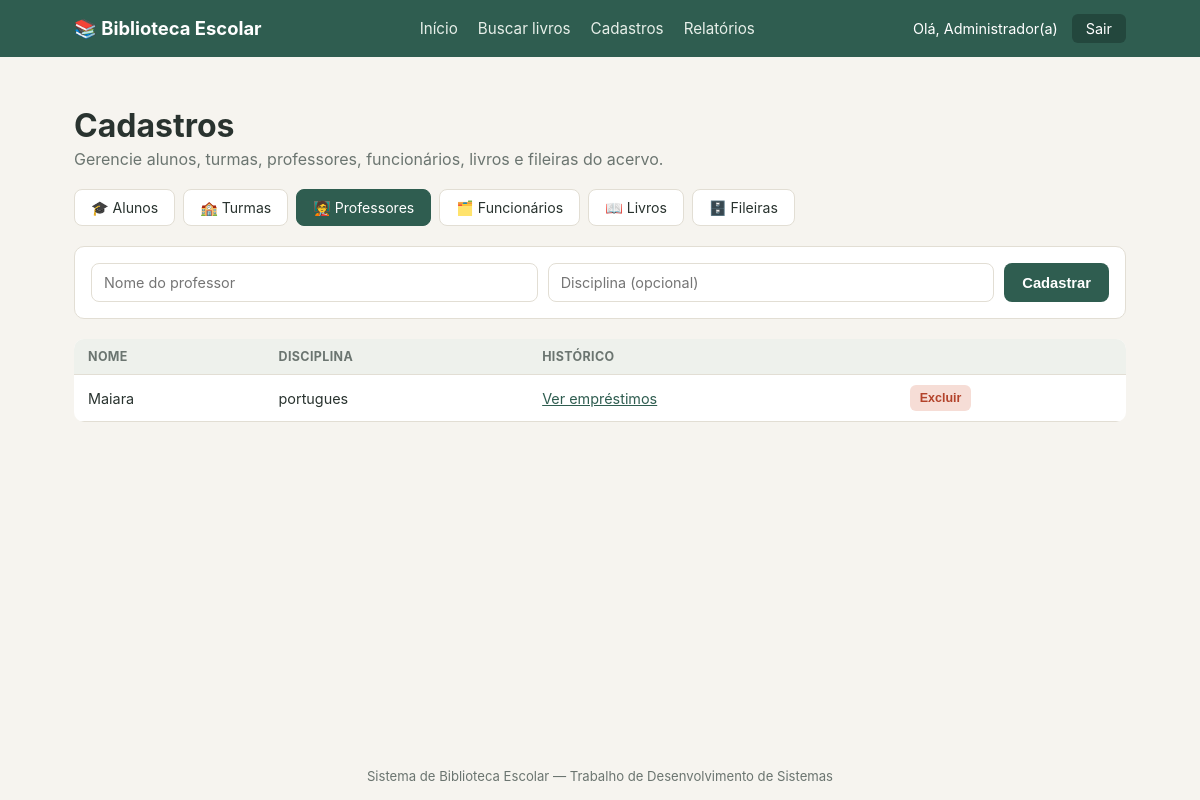
Screenshot of /cadastro?aba=professor (signed in) with the database file from the repository.
### app.py (models this page shows, shortened)
class Funcionario(db.Model):
    __tablename__ = 'funcionario'
    id = db.Column(db.Integer, primary_key=True)
    nome = db.Column(db.String(120), nullable=False)
    cargo = db.Column(db.String(80), nullable=False, default='Bibliotecário(a)')
    usuario = db.Column(db.String(60), unique=True, nullable=False)
    senha_hash = db.Column(db.String(255), nullable=False)

class Professor(db.Model):
    __tablename__ = 'professor'
    id = db.Column(db.Integer, primary_key=True)
    nome = db.Column(db.String(120), nullable=False)
    disciplina = db.Column(db.String(80))

### app.py (the view)
@app.route('/cadastro')
@login_obrigatorio
def cadastro():
    aba = request.args.get('aba', 'aluno')
    alunos = Aluno.query.order_by(Aluno.nome).all()
    professores = Professor.query.order_by(Professor.nome).all()
    funcionarios = Funcionario.query.order_by(Funcionario.nome).all()
    livros = Livro.query.order_by(Livro.titulo).all()
    turmas = Turma.query.order_by(Turma.nome).all()
    fileiras = Fileira.query.order_by(Fileira.codigo).all()
    return render_template(
        'cadastro.html',
        aba=aba,
        alunos=alunos,
        professores=professores,
        funcionarios=funcionarios,
        livros=livros,
        categorias=CATEGORIAS_LIVRO,
        turmas=turmas,
        fileiras=fileiras
    )

### app.py (called while the page is built)
def login_obrigatorio(f):
    @wraps(f)
    def decorada(*args, **kwargs):
        if 'funcionario_id' not in session:
            flash('Faça login para acessar o sistema.', 'aviso')
            return redirect(url_for('login'))
        return f(*args, **kwargs)
    return decorada

@app.context_processor
def injetar_usuario():
    nome = session.get('funcionario_nome')
    return dict(usuario_logado=nome)

### templates/cadastro.html (shortened to what this page needs)
{% extends 'base.html' %}
{% block conteudo %}
<h1>Cadastros</h1>
<p class="subtitulo">Gerencie alunos, turmas, professores, funcionários, livros e fileiras do acervo.</p>
<div class="abas">
    <a href="{{ url_for('cadastro', aba='aluno') }}" class="aba {{ 'aba-ativa' if aba == 'aluno' }}">🎓 Alunos</a>
    <a href="{{ url_for('cadastro', aba='turma') }}" class="aba {{ 'aba-ativa' if aba == 'turma' }}">🏫 Turmas</a>
    <a href="{{ url_for('cadastro', aba='professor') }}" class="aba {{ 'aba-ativa' if aba == 'professor' }}">🧑‍🏫 Professores</a>
    <a href="{{ url_for('cadastro', aba='funcionario') }}" class="aba {{ 'aba-ativa' if aba == 'funcionario' }}">🗂️ Funcionários</a>
    <a href="{{ url_for('cadastro', aba='livro') }}" class="aba {{ 'aba-ativa' if aba == 'livro' }}">📖 Livros</a>
    <a href="{{ url_for('cadastro', aba='fileira') }}" class="aba {{ 'aba-ativa' if aba == 'fileira' }}">🗄️ Fileiras</a>
</div>
{% if aba == 'professor' %}
<div class="painel-cadastro">
    <form method="POST" action="{{ url_for('cadastrar_professor') }}" class="form-linha">
        <input type="text" name="nome" placeholder="Nome do professor" required>
        <input type="text" name="disciplina" placeholder="Disciplina (opcional)">
        <button type="submit" class="btn btn-primario">Cadastrar</button>
    </form>
    <table class="tabela">
        <thead><tr><th>Nome</th><th>Disciplina</th><th>Histórico</th><th></th></tr></thead>
        <tbody>
        {% for p in professores %}
            <tr>
                <td>{{ p.nome }}</td>
                <td>{{ p.disciplina or '-' }}</td>
                <td><a href="{{ url_for('historico', pessoa_nome=p.nome) }}">Ver empréstimos</a></td>
                <td>
                    <form method="POST" action="{{ url_for('deletar_cadastro', tipo='professor', item_id=p.id) }}"
                          onsubmit="return confirm('Excluir professor {{ p.nome }}?');">
                        <button type="submit" class="btn-mini btn-mini-excluir">Excluir</button>
                    </form>
                </td>
            </tr>
        {% else %}
            <tr><td colspan="4" class="vazio">Nenhum professor cadastrado.</td></tr>
        {% endfor %}
        </tbody>
    </table>
</div>
{% endif %}
{% endblock %}

### templates/base.html (shortened to what this page needs)
<!DOCTYPE html>
<html lang="pt-br">
<head>
    <link rel="stylesheet" href="{{ url_for('static', filename='style.css') }}">
</head>
<body>
    {% if usuario_logado %}
    <header class="topbar">
        <div class="topbar-inner">
            <a href="{{ url_for('home') }}" class="marca">📚 Biblioteca Escolar</a>
            <nav class="nav-links">
                <a href="{{ url_for('home') }}">Início</a>
                <a href="{{ url_for('buscar_livros') }}">Buscar livros</a>
                <a href="{{ url_for('cadastro') }}">Cadastros</a>
                <a href="{{ url_for('relatorios') }}">Relatórios</a>
            </nav>
            <div class="usuario-area">
                <span>Olá, {{ usuario_logado }}</span>
                <a href="{{ url_for('logout') }}" class="btn-sair">Sair</a>
            </div>
        </div>
    </header>
    {% endif %}
    <main class="conteudo">
        {% block conteudo %}{% endblock %}
    </main>
    <footer class="rodape">
        Sistema de Biblioteca Escolar &mdash; Trabalho de Desenvolvimento de Sistemas
    </footer>
</body>
</html>

### static/style.css (style rules this page uses)
:root { --cor-principal: #2f5d50; --cor-principal-escura: #23473d; --cor-destaque: #c98a3e; --cor-fundo: #f6f4ef; --cor-cartao: #ffffff; --cor-texto: #29332f; --cor-texto-suave: #6b7570; --cor-borda: #e2ded4; --cor-erro: #b3432b; --cor-sucesso: #2f5d50; --cor-aviso: #a5721f; --raio: 10px; }
* { box-sizing: border-box; }
body { margin: 0; font-family: -apple-system, BlinkMacSystemFont, "Segoe UI", Roboto, Helvetica, Arial, sans-serif; background: var(--cor-fundo); color: var(--cor-texto); min-height: 100vh; display: flex; flex-direction: column; }
.topbar { background: var(--cor-principal); color: white; }
.topbar-inner { max-width: 1100px; margin: 0 auto; padding: 14px 24px; display: flex; align-items: center; justify-content: space-between; flex-wrap: wrap; gap: 10px; }
.marca { color: white; font-weight: 700; font-size: 1.15rem; text-decoration: none; }
.nav-links { display: flex; gap: 20px; }
.nav-links a { color: #e7efe9; text-decoration: none; font-size: 0.95rem; }
.usuario-area { display: flex; align-items: center; gap: 14px; font-size: 0.9rem; }
.btn-sair { background: var(--cor-principal-escura); color: white; padding: 6px 14px; border-radius: 6px; text-decoration: none; }
.conteudo { max-width: 1100px; margin: 0 auto; padding: 28px 24px; width: 100%; flex: 1; }
.rodape { text-align: center; padding: 16px; color: var(--cor-texto-suave); font-size: 0.82rem; }
h1 { margin-bottom: 4px; }
.subtitulo { color: var(--cor-texto-suave); margin-top: 0; margin-bottom: 20px; }
.form-linha { display: flex; gap: 10px; flex-wrap: wrap; margin-bottom: 20px; background: var(--cor-cartao); padding: 16px; border-radius: var(--raio); border: 1px solid var(--cor-borda); }
.form-linha input, .form-linha select { flex: 1; min-width: 140px; padding: 10px 12px; border: 1px solid var(--cor-borda); border-radius: 8px; font-size: 0.9rem; background: white; color: var(--cor-texto); font-family: inherit; }
.btn { display: inline-block; padding: 10px 18px; border-radius: 8px; text-decoration: none; font-size: 0.92rem; font-weight: 600; border: none; cursor: pointer; }
.btn-primario { background: var(--cor-principal); color: white; }
.btn-mini { padding: 6px 10px; border-radius: 6px; border: none; font-size: 0.78rem; cursor: pointer; font-weight: 600; }
.btn-mini-excluir { background: #f6ddd6; color: var(--cor-erro); }
.tabela { width: 100%; border-collapse: collapse; background: var(--cor-cartao); border-radius: var(--raio); overflow: hidden; font-size: 0.9rem; }
.tabela th, .tabela td { padding: 10px 14px; text-align: left; border-bottom: 1px solid var(--cor-borda); }
.tabela th { background: #eef1ec; font-size: 0.78rem; text-transform: uppercase; letter-spacing: 0.03em; color: var(--cor-texto-suave); }
.tabela a { color: var(--cor-principal); }
.abas { display: flex; gap: 8px; margin-bottom: 20px; flex-wrap: wrap; }
.aba { padding: 9px 16px; border-radius: 8px; text-decoration: none; color: var(--cor-texto); background: var(--cor-cartao); border: 1px solid var(--cor-borda); font-size: 0.88rem; }
.aba-ativa { background: var(--cor-principal); color: white; border-color: var(--cor-principal); }

### rows the page displays
Funcionario: nome "Administrador(a)"
Professor: nome "Maiara", disciplina "portugues"
